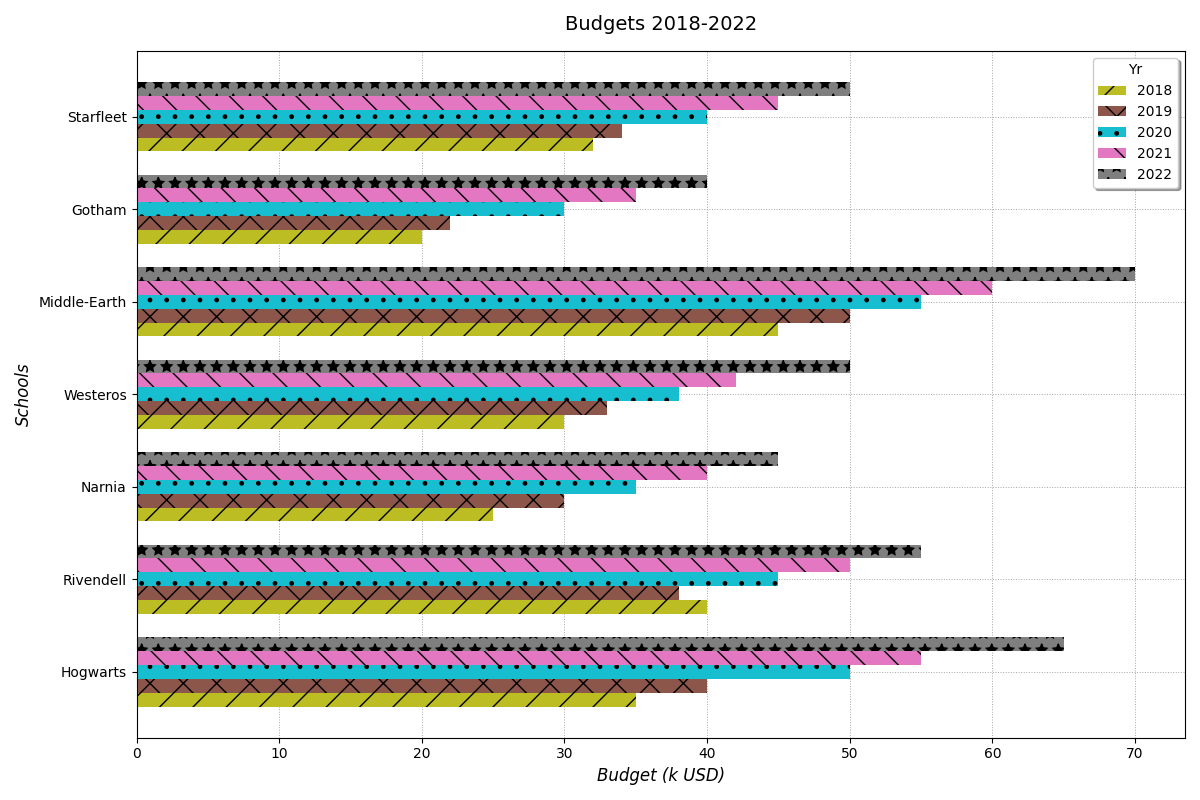

The Python source for this figure:
import matplotlib.pyplot as plt
import numpy as np

schools = ['Hogwarts', 'Rivendell', 'Narnia', 'Westeros', 'Middle-Earth', 'Gotham', 'Starfleet']

budgets_2018 = np.array([35, 40, 25, 30, 45, 20, 32])
budgets_2019 = np.array([40, 38, 30, 33, 50, 22, 34])
budgets_2020 = np.array([50, 45, 35, 38, 55, 30, 40])
budgets_2021 = np.array([55, 50, 40, 42, 60, 35, 45])
budgets_2022 = np.array([65, 55, 45, 50, 70, 40, 50])

years = ['2018', '2019', '2020', '2021', '2022']
data = np.array([budgets_2018, budgets_2019, budgets_2020, budgets_2021, budgets_2022])

fig, ax = plt.subplots(figsize=(12, 8))

bar_height = 0.15
bar_positions = np.arange(len(schools))

colors = ['#bcbd22', '#8c564b', '#17becf', '#e377c2', '#7f7f7f']
hatches = ['/', 'x', '.', '\\', '*']

for idx, year in enumerate(years):
    ax.barh(bar_positions + idx * bar_height, data[idx], bar_height, 
           label=year, color=colors[idx], hatch=hatches[idx])

ax.set_ylabel('Schools', fontsize=12, fontstyle='italic')
ax.set_xlabel('Budget (k USD)', fontsize=12, fontstyle='italic')
ax.set_title('Budgets 2018-2022', fontsize=14, fontweight='regular', pad=15)
ax.set_yticks(bar_positions + bar_height * 2)
ax.set_yticklabels(schools, fontsize=10)

ax.legend(title='Yr', fontsize=10, loc='upper right', frameon=True, shadow=True)

ax.grid(True, linestyle=':', linewidth=0.7, alpha=0.7, color='gray')
ax.set_axisbelow(True)

fig.tight_layout()

plt.show()
